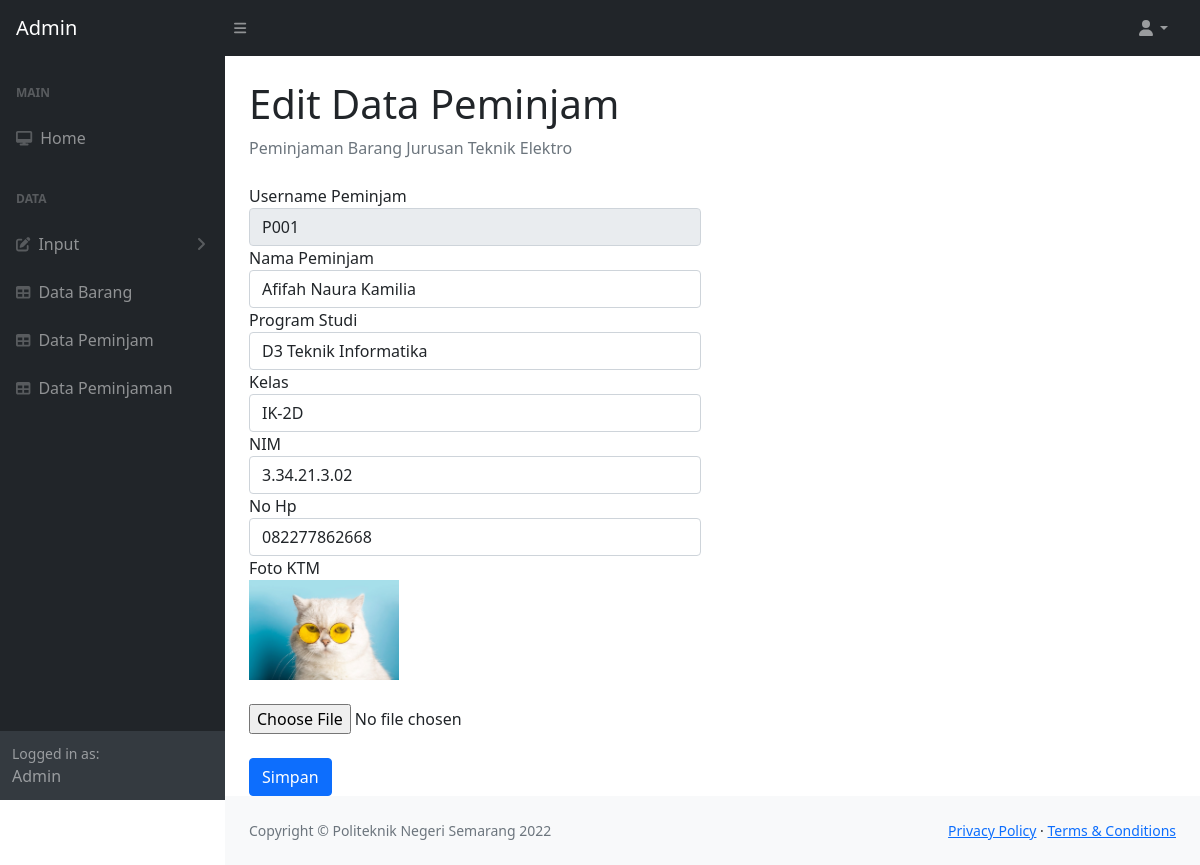
The app's page /edit_data_peminjam.php?id=P001 (signed in) with its own data.
### tables this page shows
CREATE TABLE `user` (
  `id` int(11) NOT NULL,
  `nama_lengkap` varchar(100) NOT NULL,
  `no_hp` varchar(20) NOT NULL,
  `username` varchar(100) NOT NULL,
  `password` varchar(100) NOT NULL,
  `level` int(11) NOT NULL,
  `kode_peminjam` varchar(20) NOT NULL
);

CREATE TABLE `data_peminjam` (
  `id` int(11) NOT NULL,
  `kode_peminjam` varchar(20) NOT NULL,
  `nama_peminjam` varchar(100) NOT NULL,
  `prodi` varchar(50) NOT NULL,
  `kelas` varchar(20) NOT NULL,
  `nim` varchar(20) NOT NULL,
  `no_hp` varchar(15) NOT NULL,
  `foto` varchar(100) NOT NULL
);

### config.php (called while the page is built, shortened)
<?php
    class database{
        var $host = "localhost";
        var $username = "root";
        var $password = "";
        var $database = "peminjaman_barang";
        var $koneksi = "";
        function __construct(){
            $this->koneksi = mysqli_connect($this->host, $this->username, $this->password, $this->database);
        }
        function kode_peminjam($kode_peminjam)
        {
            $data_peminjam = mysqli_query($this->koneksi,"select * from data_peminjam where kode_peminjam='$kode_peminjam'");
            while($row_peminjam = mysqli_fetch_assoc($data_peminjam)){
                $hasil_peminjam[] = $row_peminjam;
            }
            return $hasil_peminjam;
        }
        function login($username)
        {
            $data = mysqli_query($this->koneksi,"SELECT * FROM user where username = '$username'");
            if (mysqli_num_rows($data) == 0) {
                echo "<b>Data user tidak valid</br>";
                $hasil = [];
                header('location:login.php');
            }
            else{
                while($row = mysqli_fetch_array($data)){
                    $hasil[] = $row;
                }
            }
            return $hasil;
        }
    }
?>

### edit_data_peminjam.php (the view, shortened to what this page needs)
<?php
    $username = $_SESSION['username'];
    include "config.php";
    $db = new Database();
    foreach($db->login($username) as $x){
        $level = $x['level'];
        if($level=='1'){
?>
<!DOCTYPE html>
<html lang="en">
<head>
    <link href="https://cdn.jsdelivr.net/npm/simple-datatables@latest/dist/style.css" rel="stylesheet" />
    <link href="hlmn2/css/styles.css" rel="stylesheet" />
</head>
<body class="sb-nav-fixed">
    <?php
        $db = new Database();
        if(isset($_GET['id'])){
            $kode_peminjam = $_GET['id'];
            $data_peminjam = $db->kode_peminjam($kode_peminjam);
        }
        else
        {
            header('Location: tampil_data_peminjam.php');
        }
    ?>
    <nav class="sb-topnav navbar navbar-expand navbar-dark bg-dark">
            <a class="navbar-brand ps-3" href="halaman_admin.php">Admin</a>
            <button class="btn btn-link btn-sm order-1 order-lg-0 me-4 me-lg-0" id="sidebarToggle" href="#!"><i class="fas fa-bars"></i></button>
            <ul class="navbar-nav ms-auto ms-md-0 me-3 me-lg-4">
                <li class="nav-item dropdown">
                    <a class="nav-link dropdown-toggle" id="navbarDropdown" href="#" role="button" data-bs-toggle="dropdown" aria-expanded="false"><i class="fas fa-user fa-fw"></i></a>
                </li>
            </ul>
        </nav>
        <div id="layoutSidenav">
            <div id="layoutSidenav_nav">
                <nav class="sb-sidenav accordion sb-sidenav-dark" id="sidenavAccordion">
                    <div class="sb-sidenav-menu">
                        <div class="nav">
                            <div class="sb-sidenav-menu-heading">Main</div>
                            <a class="nav-link" href="halaman_admin.php">
                                <div class="sb-nav-link-icon"><i class="fas fa-desktop"></i></div>
                                Home
                            </a>
                            <div class="sb-sidenav-menu-heading">Data</div>
                            <a class="nav-link collapsed" href="#" data-bs-toggle="collapse" data-bs-target="#collapseLayouts" aria-expanded="false" aria-controls="collapseLayouts">
                                <div class="sb-nav-link-icon"><i class="fas fa-edit"></i></div>
                                Input
                                <div class="sb-sidenav-collapse-arrow"><i class="fas fa-angle-down"></i></div>
                            </a>
                            <a class="nav-link" href="tampil_data_barang.php">
                                <div class="sb-nav-link-icon"><i class="fas fa-table"></i></div>
                                Data Barang
                            </a>
                            <a class="nav-link" href="tampil_data_peminjam.php">
                                <div class="sb-nav-link-icon"><i class="fas fa-table"></i></div>
                                Data Peminjam
                            </a>
                            <a class="nav-link" href="tampil_peminjaman.php">
                                <div class="sb-nav-link-icon"><i class="fas fa-table"></i></div>
                                Data Peminjaman
                            </a>
                        </div>
                    </div>
                    <div class="sb-sidenav-footer">
                        <div class="small">Logged in as:</div>
                        Admin
                    </div>
                </nav>
            </div>
            <div id="layoutSidenav_content">
                <main>
                    <div class="container-fluid px-4">
                        <h1 class="mt-4">Edit Data Peminjam</h1>
                        <ol class="breadcrumb mb-4">
                            <li class="breadcrumb-item active">Peminjaman Barang Jurusan Teknik Elektro</li>
                        </ol>
                        <div class="row">
                    <div class="col-lg-6">
                        <form action="simpan_edit_peminjam.php" method="post" enctype="multipart/form-data">
                            <div class="form-group">
                                <label>Username Peminjam</label>
                                <input type="text" name="kode_peminjam" class="form-control" value="<?php echo $data_peminjam[0]['kode_peminjam']; ?>" disabled>
                            </div>
                            <div class="form-group">
                                <label>Nama Peminjam</label>
                                <input type="text" name="nama_peminjam" class="form-control" value="<?php echo $data_peminjam[0]['nama_peminjam']; ?>">
                            </div>
                            <div class="form-group">
                                <label>Program Studi</label>
                                <input type="text" name="prodi" class="form-control" value="<?php echo $data_peminjam[0]['prodi']; ?>">
                            </div>
                            <div class="form-group">
                                <label>Kelas</label>
                                <input type="text" name="kelas" class="form-control" value="<?php echo $data_peminjam[0]['kelas']; ?>">
                            </div>
                            <div class="form-group">
                                <label>NIM</label>
                                <input type="text" name="nim" class="form-control" value="<?php echo $data_peminjam[0]['nim']; ?>">
                            </div>
                            <div class="form-group">
                                <label>No Hp</label>
                                <input type="text" name="no_hp" class="form-control" value="<?php echo $data_peminjam[0]['no_hp']; ?>">
                            </div>
                            <div class=" form-group custom-file">
                                <label>Foto KTM</label>
                                <?php
                                if (empty($data_peminjam[0]['foto'])) {
                                ?>
                                <font color="red">Belum ada foto</font><br>
                                <input type="file" name="foto_nim" class="custom-file-input">
                                <?php
                                } else {
                                ?>
                                <br>
                                <img src="<?php echo $data_peminjam[0]['foto']; ?>" alt="" width="150" height="100"><br>
                                <br>
                                <input type="file" name="foto_nim" class="custom-file-input">
                                <?php
                                }
                                ?>
                            </div>
                            <br><button type="submit" value="Simpan" class="btn btn-primary">Simpan</button>
                        </form>
                    </div>
                </div>
                    </div>
                </main>
                <footer class="py-4 bg-light mt-auto">
                    <div class="container-fluid px-4">
                        <div class="d-flex align-items-center justify-content-between small">
                            <div class="text-muted">Copyright &copy; Politeknik Negeri Semarang 2022</div>
                            <div>
                                <a href="#">Privacy Policy</a>
                                &middot;
                                <a href="#">Terms &amp; Conditions</a>
                            </div>
                        </div>
                    </div>
                </footer>
            </div>
        </div>
</body>
</html>
<?php
        }
        else{
            echo "Anda belum login";
            header("Location: login.php");
        }
    }
?>

### records on screen
user: kode_peminjam "P001", nama_peminjam "Afifah Naura Kamilia", prodi "D3 Teknik Informatika", kelas "IK-2D", nim "3.34.21.3.02", no_hp "082277862668", data_peminjam.foto (picture)
